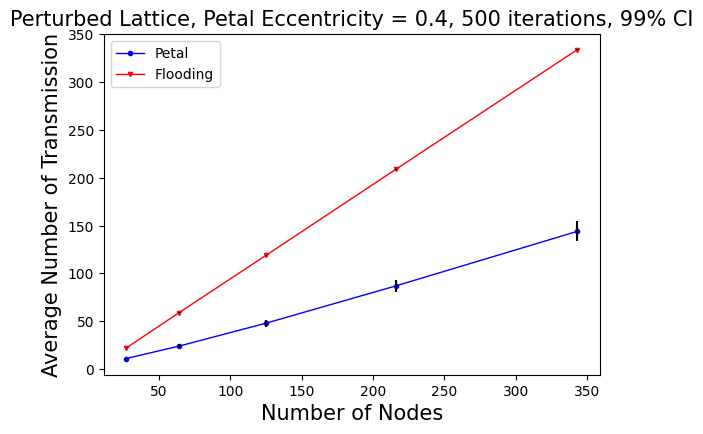

This figure's Python source:
import matplotlib.pyplot as plt

fig, ax  = plt.subplots()
yer1=[
0.7244,
1.9632,
3.8128,
6.6721,
10.4316]

yer2=[
0.3557,
0.3732,
0.2888,
0.3037,
0.3537
]



ax.plot([27, 64, 125, 216,343],[11,24,48,87,144], color='blue',marker="o",markersize=3,linewidth=1,label="Petal")

ax.errorbar([27, 64, 125, 216,343],[11,24,48,87,144], yerr = yer1,  color='black',ls='none')


ax.plot([27, 64, 125, 216,343],[22,59,119,209,334], color='red',marker="v",markersize=3,linewidth=1,label="Flooding")
ax.errorbar([27, 64, 125, 216,343],[22,59,119,209,334], yerr = yer2,  color='black',ls='none')
plt.legend(loc="upper left")
ax.set_xlabel("Number of Nodes", fontsize=15)
ax.set_ylabel("Average Number of Transmission",fontsize=15)
ax.set_title('Perturbed Lattice, Petal Eccentricity = 0.4, 500 iterations, 99% CI',loc='center', wrap=True,fontsize=15)
#fig.suptitle('With varying distance between source and destination',fontsize=15,wrap=True)
plt.subplots_adjust(top=0.82)

plt.show()
fig.savefig('tx_vardist.png',
            format='png',
            dpi=100,
            bbox_inches='tight')
